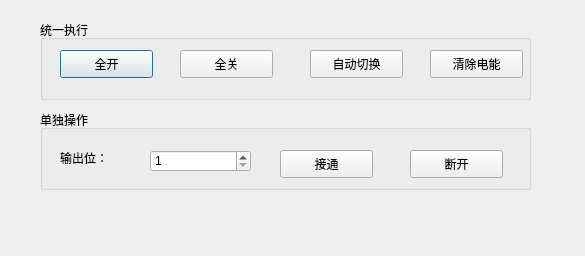
<?xml version="1.0" encoding="UTF-8"?>
<ui version="4.0">
 <class>DebugDlg</class>
 <widget class="QDialog" name="DebugDlg">
  <property name="geometry">
   <rect>
    <x>0</x>
    <y>0</y>
    <width>585</width>
    <height>256</height>
   </rect>
  </property>
  <property name="windowTitle">
   <string>调试模式</string>
  </property>
  <widget class="QGroupBox" name="groupBox">
   <property name="geometry">
    <rect>
     <x>40</x>
     <y>20</y>
     <width>491</width>
     <height>80</height>
    </rect>
   </property>
   <property name="title">
    <string>统一执行</string>
   </property>
   <widget class="QPushButton" name="onAllBtn">
    <property name="geometry">
     <rect>
      <x>20</x>
      <y>30</y>
      <width>93</width>
      <height>28</height>
     </rect>
    </property>
    <property name="text">
     <string>全开</string>
    </property>
   </widget>
   <widget class="QPushButton" name="closeAllBtn">
    <property name="geometry">
     <rect>
      <x>140</x>
      <y>30</y>
      <width>93</width>
      <height>28</height>
     </rect>
    </property>
    <property name="text">
     <string>全关</string>
    </property>
   </widget>
   <widget class="QPushButton" name="swAllBtn">
    <property name="geometry">
     <rect>
      <x>270</x>
      <y>30</y>
      <width>93</width>
      <height>28</height>
     </rect>
    </property>
    <property name="text">
     <string>自动切换</string>
    </property>
   </widget>
   <widget class="QPushButton" name="eleAllBtn">
    <property name="geometry">
     <rect>
      <x>390</x>
      <y>30</y>
      <width>93</width>
      <height>28</height>
     </rect>
    </property>
    <property name="text">
     <string>清除电能</string>
    </property>
   </widget>
  </widget>
  <widget class="QGroupBox" name="groupBox_2">
   <property name="geometry">
    <rect>
     <x>40</x>
     <y>110</y>
     <width>491</width>
     <height>80</height>
    </rect>
   </property>
   <property name="title">
    <string>单独操作</string>
   </property>
   <widget class="QLabel" name="label">
    <property name="geometry">
     <rect>
      <x>20</x>
      <y>40</y>
      <width>72</width>
      <height>15</height>
     </rect>
    </property>
    <property name="text">
     <string>输出位：</string>
    </property>
   </widget>
   <widget class="QSpinBox" name="spinBox">
    <property name="geometry">
     <rect>
      <x>110</x>
      <y>40</y>
      <width>101</width>
      <height>22</height>
     </rect>
    </property>
    <property name="minimum">
     <number>1</number>
    </property>
    <property name="maximum">
     <number>16</number>
    </property>
   </widget>
   <widget class="QPushButton" name="openBtn">
    <property name="geometry">
     <rect>
      <x>240</x>
      <y>40</y>
      <width>93</width>
      <height>28</height>
     </rect>
    </property>
    <property name="text">
     <string>接通</string>
    </property>
   </widget>
   <widget class="QPushButton" name="closeBtn">
    <property name="geometry">
     <rect>
      <x>370</x>
      <y>40</y>
      <width>93</width>
      <height>28</height>
     </rect>
    </property>
    <property name="text">
     <string>断开</string>
    </property>
   </widget>
  </widget>
 </widget>
 <resources/>
 <connections/>
</ui>
